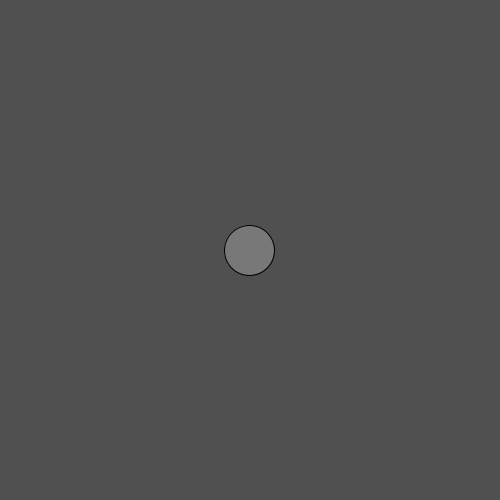
Frame 1 (no input)
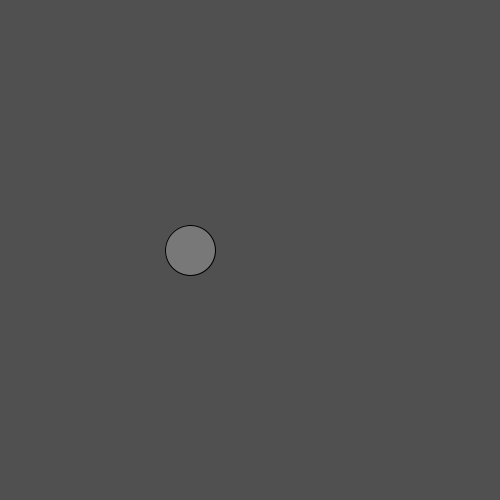
Frame 60 (the mouse pressed at the canvas centre just before this capture)
Frame 120 (the mouse held since frame 60 and released just before this capture): identical to frame 60, image omitted

The Processing sketch that drew these frames (run headless with seeded random() and noise(); from frame 60 on, the mouse is pressed at the canvas centre):

// Processing sketch: processing_105072
// ── processing_105072.pde

int xPos;
int yPos;

 void setup() {
  size (500, 500);
  xPos= width/2;
  yPos= height/2;
}

 void draw () {
   background (80);
   if (mouseX > 2 * width/3) {
   xPos ++;
   background (190);
}
  
   else if (mouseX < width/3) {
   xPos --;
}

fill (120);
ellipse (xPos, yPos, 50, 50);
}
